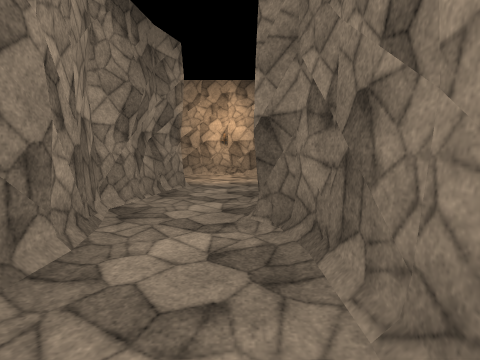
view 1 (above)

21 first-person views from a walk through a scene from a Unity 3-D project. The camera is 1.5 m above the floor, tilts 6° down and sees 85° across. The floor is counted in squares, 2 m on a side. Each view is taken from the middle of a square. On the plan, view 1 faces up. The plan holds only what a view shows up to about 9 squares ahead; the rest is blank. The place goes on beyond the plan. The player is left out. Some animated figures are not drawn. Some surface patterns are stand-ins.

view 2
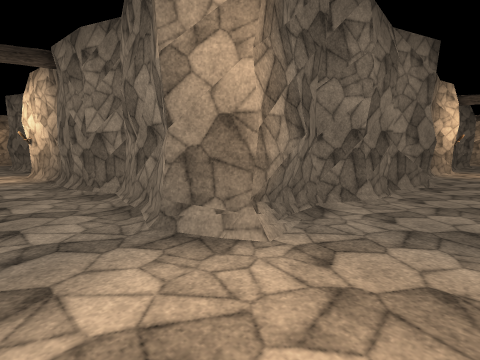

view 3
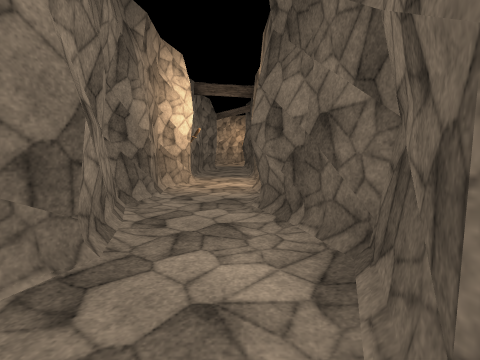

view 4
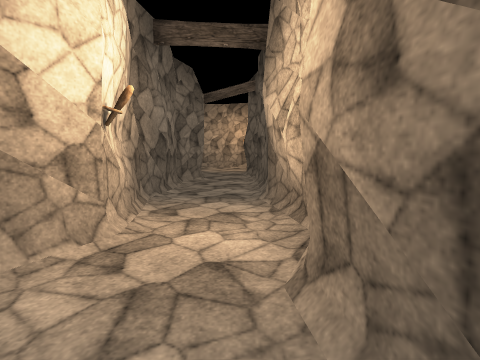

view 5
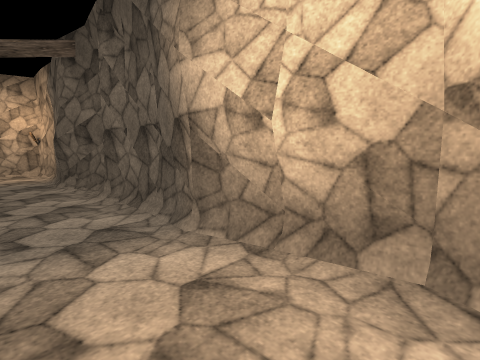

view 6
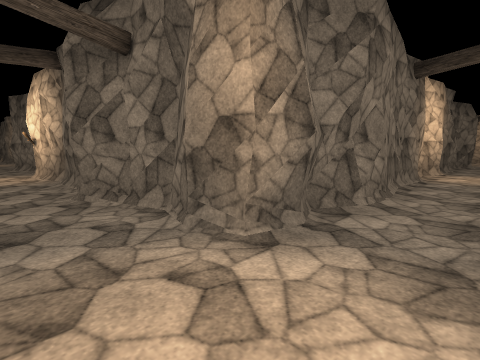

view 7
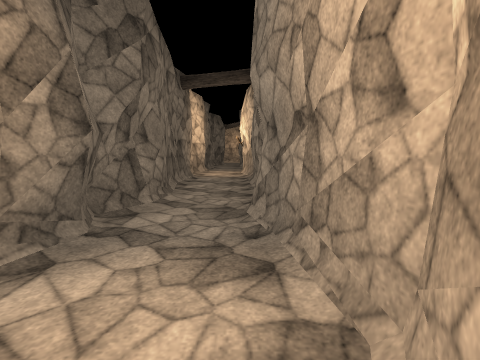

view 8
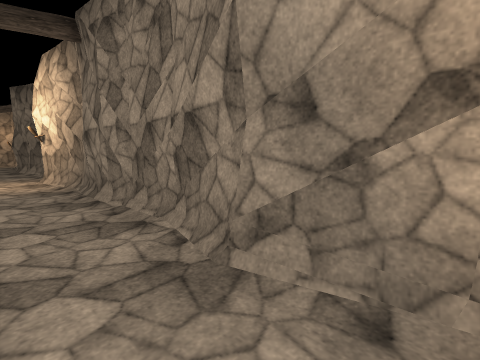

view 9
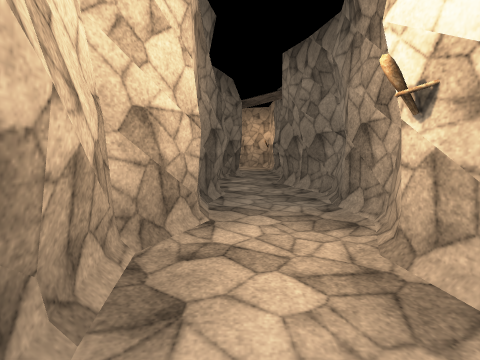

view 10
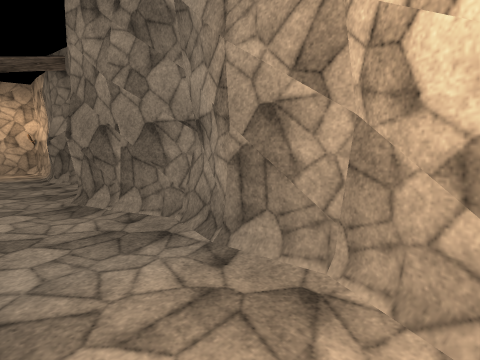

view 11
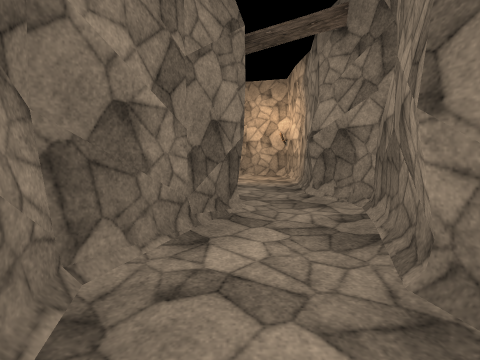

view 12
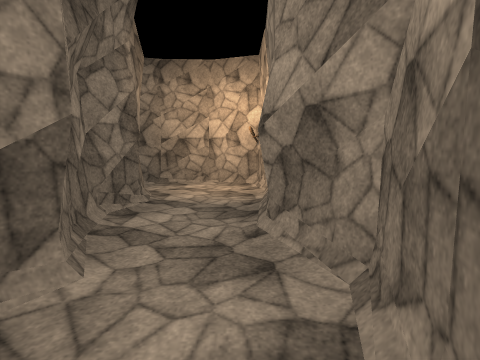

view 13
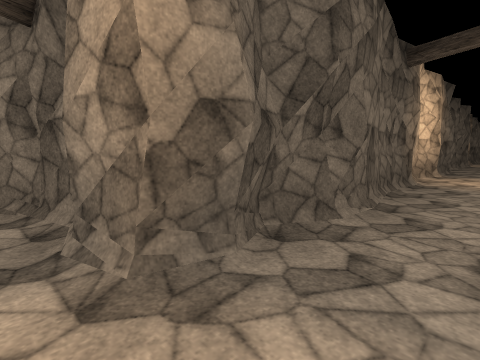

view 14
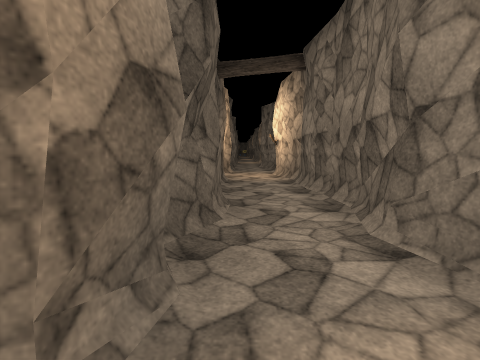

view 15
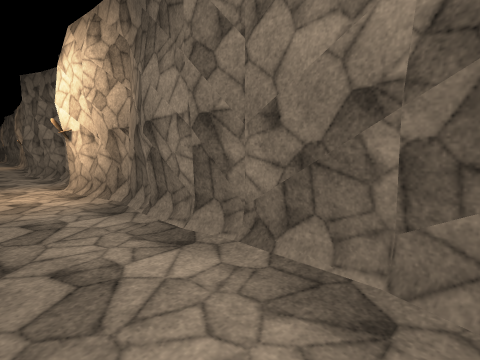

view 16
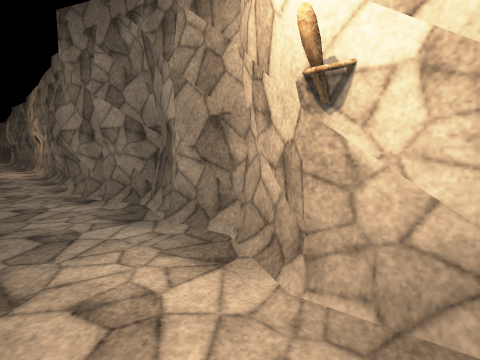

view 17
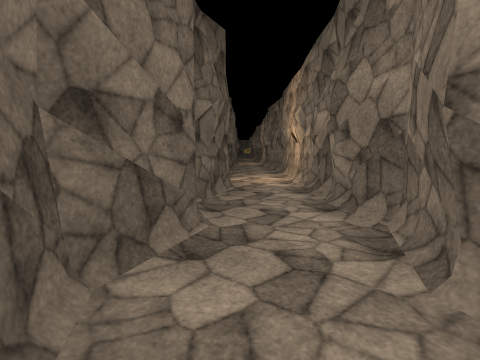

view 18
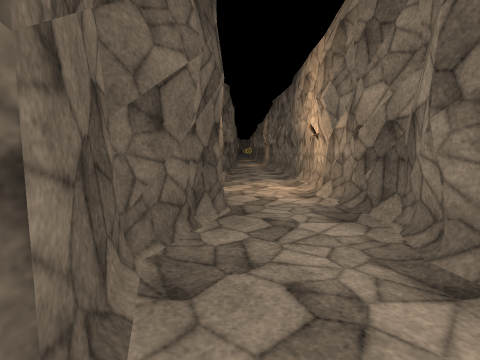

view 19
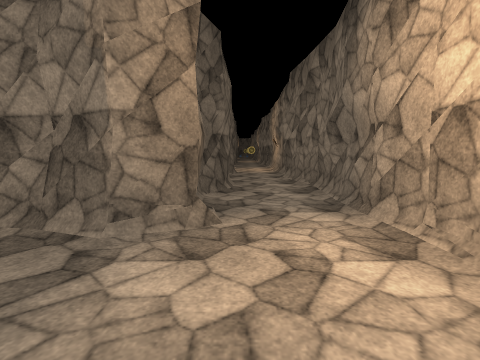

view 20
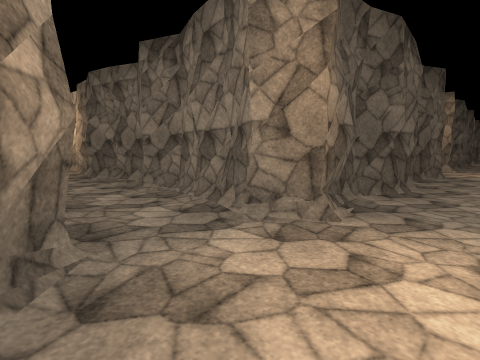

view 21
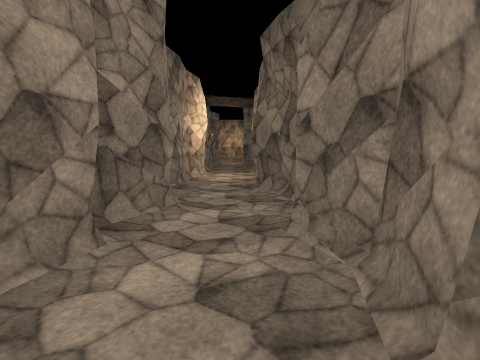

### Floor plan
Key: @ floor where view 1 was taken; # wall or solid block; . floor.
Columns run from 22 left of view 1 to 4 right of it. Each row starts with its distance up from view 1.
  9 #################   ###
  8 #......................
  7 #......................
  6 #..##################..
  5 #..#                #..
  4 #..#                #..
  3 #..#                #..#
  2 #..#                #..#
  1 #..#                #..#
  0 #..#                #.@
 -1 #..#                #..
 -2 #..#                #..
 -3 #..#                #..#
 -4 #..#                #..#
 -5 #..#                 ..#
 -6 ##.#                ##.#
 -7 #..#                #..#
 -8 #.##                #..#
 -9 #..#                #..#
-10 #..#                #..#
-11 #..##################..####
-12 #..........................
-13 #..........................
-14 ###########################

Positions as (right, up) in squares from view 1, and headings:
1: (0, 0), facing up
2: (0, 8), facing down-left
3: (-5, 8), facing left
4: (-9, 8), facing left
5: (-11, 7), facing up-left
6: (-21, 8), facing down-right
7: (-21, 8), facing down
8: (-20, 6), facing down-left
9: (-20, 0), facing down
10: (-20, -2), facing down-left
11: (-20, -5), facing down
12: (-21, -7), facing down
13: (-20, -13), facing up-right
14: (-20, -12), facing right
15: (-17, -12), facing down-right
16: (-12, -12), facing down-right
17: (-8, -12), facing right
18: (-6, -12), facing right
19: (-2, -12), facing right
20: (-2, -13), facing up-right
21: (0, -10), facing up
